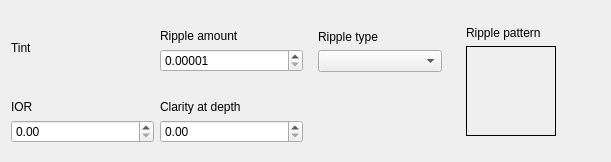
<?xml version="1.0" encoding="UTF-8"?>
<ui version="4.0">
 <class>meWater</class>
 <widget class="QWidget" name="meWater">
  <property name="geometry">
   <rect>
    <x>0</x>
    <y>0</y>
    <width>611</width>
    <height>162</height>
   </rect>
  </property>
  <property name="windowTitle">
   <string>Form</string>
  </property>
  <layout class="QGridLayout" name="gridLayout">
   <item row="0" column="0">
    <widget class="QFrame" name="frTint">
     <property name="sizePolicy">
      <sizepolicy hsizetype="Preferred" vsizetype="Fixed">
       <horstretch>0</horstretch>
       <verstretch>0</verstretch>
      </sizepolicy>
     </property>
     <layout class="QVBoxLayout" name="verticalLayout">
      <property name="margin">
       <number>0</number>
      </property>
      <item>
       <widget class="QLabel" name="label">
        <property name="text">
         <string>Tint</string>
        </property>
       </widget>
      </item>
      <item>
       <widget class="ReColorPicker" name="Kt"/>
      </item>
     </layout>
    </widget>
   </item>
   <item row="0" column="1">
    <widget class="QFrame" name="frame_2">
     <property name="sizePolicy">
      <sizepolicy hsizetype="Preferred" vsizetype="Fixed">
       <horstretch>0</horstretch>
       <verstretch>0</verstretch>
      </sizepolicy>
     </property>
     <layout class="QVBoxLayout" name="verticalLayout_19">
      <property name="spacing">
       <number>-1</number>
      </property>
      <property name="margin">
       <number>0</number>
      </property>
      <item>
       <widget class="QLabel" name="label_25">
        <property name="text">
         <string>Ripple amount</string>
        </property>
       </widget>
      </item>
      <item>
       <widget class="QDoubleSpinBox" name="rippleAmount">
        <property name="decimals">
         <number>5</number>
        </property>
        <property name="minimum">
         <double>0.000010000000000</double>
        </property>
        <property name="maximum">
         <double>200.000000000000000</double>
        </property>
        <property name="singleStep">
         <double>0.100000000000000</double>
        </property>
       </widget>
      </item>
     </layout>
    </widget>
   </item>
   <item row="0" column="2">
    <widget class="QFrame" name="frRippleType">
     <property name="sizePolicy">
      <sizepolicy hsizetype="Preferred" vsizetype="Fixed">
       <horstretch>0</horstretch>
       <verstretch>0</verstretch>
      </sizepolicy>
     </property>
     <layout class="QVBoxLayout" name="verticalLayout_2">
      <item>
       <widget class="QLabel" name="label_2">
        <property name="text">
         <string>Ripple type</string>
        </property>
       </widget>
      </item>
      <item>
       <widget class="QComboBox" name="rippleType"/>
      </item>
     </layout>
    </widget>
   </item>
   <item row="0" column="3" rowspan="2">
    <widget class="QFrame" name="frRppleType">
     <property name="sizePolicy">
      <sizepolicy hsizetype="Preferred" vsizetype="Fixed">
       <horstretch>0</horstretch>
       <verstretch>0</verstretch>
      </sizepolicy>
     </property>
     <layout class="QVBoxLayout" name="verticalLayout_3">
      <item>
       <widget class="QLabel" name="label_3">
        <property name="text">
         <string>Ripple pattern</string>
        </property>
       </widget>
      </item>
      <item>
       <widget class="QLabel" name="ripplePattern">
        <property name="sizePolicy">
         <sizepolicy hsizetype="Fixed" vsizetype="Fixed">
          <horstretch>0</horstretch>
          <verstretch>0</verstretch>
         </sizepolicy>
        </property>
        <property name="minimumSize">
         <size>
          <width>90</width>
          <height>90</height>
         </size>
        </property>
        <property name="maximumSize">
         <size>
          <width>90</width>
          <height>90</height>
         </size>
        </property>
        <property name="frameShape">
         <enum>QFrame::Box</enum>
        </property>
        <property name="text">
         <string/>
        </property>
       </widget>
      </item>
     </layout>
    </widget>
   </item>
   <item row="1" column="0">
    <widget class="QFrame" name="frame_4">
     <property name="sizePolicy">
      <sizepolicy hsizetype="Preferred" vsizetype="Fixed">
       <horstretch>0</horstretch>
       <verstretch>0</verstretch>
      </sizepolicy>
     </property>
     <layout class="QVBoxLayout" name="verticalLayout_22">
      <property name="spacing">
       <number>-1</number>
      </property>
      <property name="margin">
       <number>0</number>
      </property>
      <item>
       <widget class="QLabel" name="label_26">
        <property name="text">
         <string>IOR</string>
        </property>
       </widget>
      </item>
      <item>
       <widget class="QDoubleSpinBox" name="IOR">
        <property name="toolTip">
         <string>Index Of Refraction</string>
        </property>
       </widget>
      </item>
     </layout>
    </widget>
   </item>
   <item row="1" column="1">
    <widget class="QFrame" name="frame">
     <property name="sizePolicy">
      <sizepolicy hsizetype="Preferred" vsizetype="Fixed">
       <horstretch>0</horstretch>
       <verstretch>0</verstretch>
      </sizepolicy>
     </property>
     <layout class="QVBoxLayout" name="verticalLayout_21">
      <property name="spacing">
       <number>-1</number>
      </property>
      <property name="margin">
       <number>0</number>
      </property>
      <item>
       <widget class="QLabel" name="label_31">
        <property name="text">
         <string>Clarity at depth</string>
        </property>
       </widget>
      </item>
      <item>
       <widget class="QDoubleSpinBox" name="clarity">
        <property name="maximum">
         <double>500.000000000000000</double>
        </property>
       </widget>
      </item>
     </layout>
    </widget>
   </item>
  </layout>
 </widget>
 <customwidgets>
  <customwidget>
   <class>ReColorPicker</class>
   <extends>QWidget</extends>
   <header>ReColorPicker.h</header>
  </customwidget>
 </customwidgets>
 <resources/>
 <connections/>
</ui>
